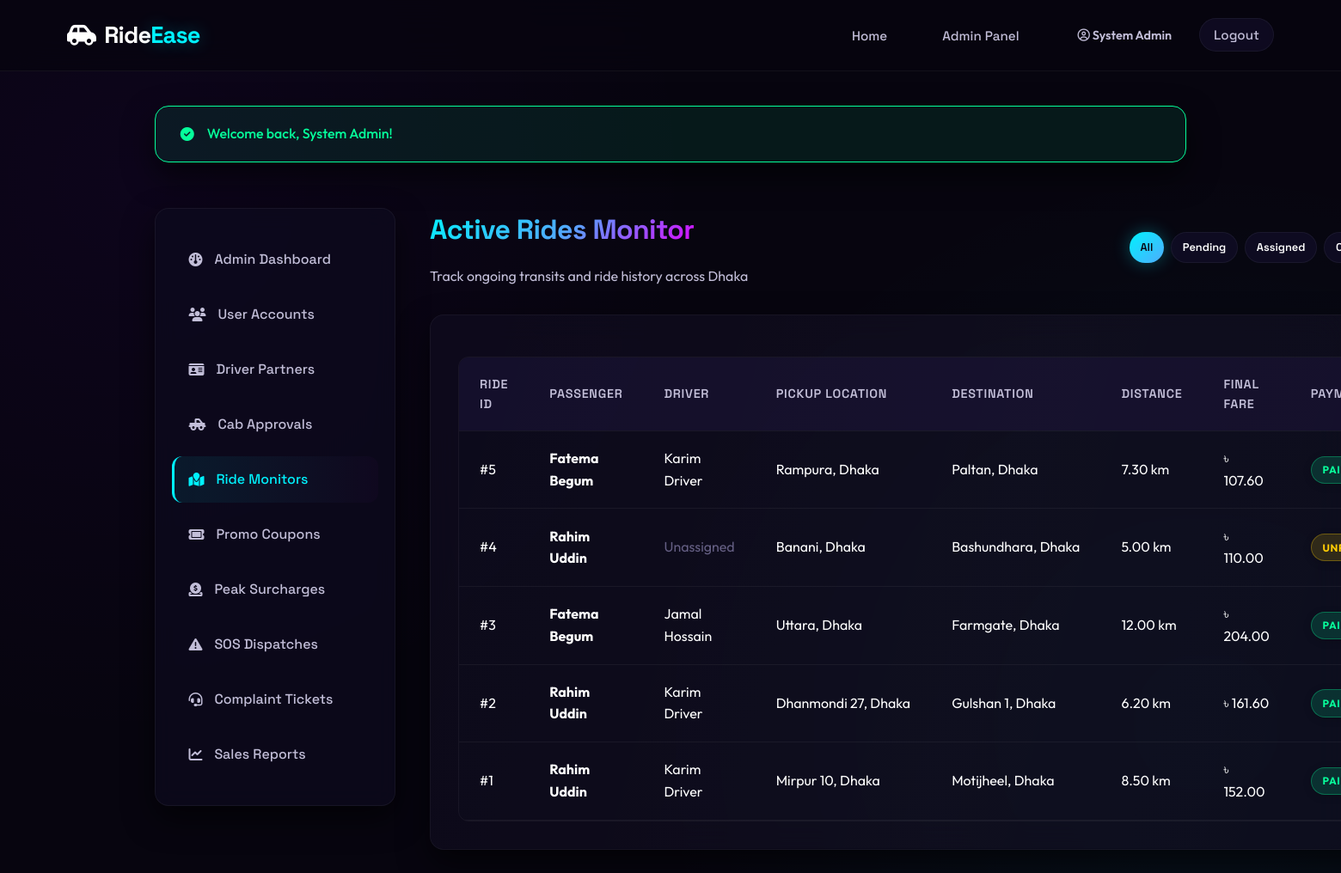
Screenshot of /admin/rides.php (signed in) with the database file from the repository.
### tables this page shows
CREATE TABLE IF NOT EXISTS rides (
    id INT AUTO_INCREMENT PRIMARY KEY,
    passenger_id INT NOT NULL,
    driver_id INT DEFAULT NULL,
    pickup_location VARCHAR(255) NOT NULL,
    destination VARCHAR(255) NOT NULL,
    distance_km DECIMAL(8,2) NOT NULL DEFAULT 0,
    base_fare DECIMAL(8,2) NOT NULL DEFAULT 50.00,
    peak_multiplier DECIMAL(3,2) NOT NULL DEFAULT 1.00,
    discount_amount DECIMAL(8,2) NOT NULL DEFAULT 0.00,
    final_fare DECIMAL(8,2) NOT NULL DEFAULT 0.00,
    status ENUM('pending','assigned','on_ride','completed','cancelled') NOT NULL DEFAULT 'pending',
    payment_method ENUM('cash','bkash','card') DEFAULT NULL,
    coupon_id INT DEFAULT NULL,
    created_at DATETIME NOT NULL DEFAULT CURRENT_TIMESTAMP,
    assigned_at DATETIME DEFAULT NULL,
    started_at DATETIME DEFAULT NULL,
    completed_at DATETIME DEFAULT NULL,
    FOREIGN KEY (passenger_id) REFERENCES users(id) ON DELETE CASCADE,
    FOREIGN KEY (driver_id) REFERENCES drivers(id) ON DELETE SET NULL,
    FOREIGN KEY (coupon_id) REFERENCES coupons(id) ON DELETE SET NULL
);

CREATE TABLE IF NOT EXISTS users (
    id INT AUTO_INCREMENT PRIMARY KEY,
    name VARCHAR(100) NOT NULL,
    email VARCHAR(150) NOT NULL UNIQUE,
    phone VARCHAR(20) NOT NULL,
    password_hash VARCHAR(255) NOT NULL,
    role ENUM('passenger','driver','admin') NOT NULL DEFAULT 'passenger',
    profile_pic VARCHAR(255) DEFAULT NULL,
    is_active TINYINT(1) NOT NULL DEFAULT 1,
    created_at DATETIME NOT NULL DEFAULT CURRENT_TIMESTAMP,
    updated_at DATETIME NOT NULL DEFAULT CURRENT_TIMESTAMP ON UPDATE CURRENT_TIMESTAMP
);

### config/session.php (called while the page is built, shortened)
<?php
function sanitize(string $input): string {
    return htmlspecialchars(trim($input), ENT_QUOTES, 'UTF-8');
}
function formatBDT(float $amount): string {
    return '৳ ' . number_format($amount, 2);
}

### admin/rides.php (the view, shortened to what this page needs)
<?php
require_once __DIR__ . '/../config/session.php';
$db = getDB();
$filter = sanitize($_GET['status'] ?? 'all');
try {
    $sql = "
        SELECT r.*, u1.name as passenger_name, u2.name as driver_name, p.status as payment_status
        FROM rides r
        JOIN users u1 ON r.passenger_id = u1.id
        LEFT JOIN drivers d ON r.driver_id = d.id
        LEFT JOIN users u2 ON d.user_id = u2.id
        LEFT JOIN payments p ON p.ride_id = r.id
    ";
    if ($filter !== 'all') {
        $sql .= " WHERE r.status = ?";
        $stmt = $db->prepare($sql . " ORDER BY r.id DESC");
        $stmt->execute([$filter]);
    } else {
        $stmt = $db->query($sql . " ORDER BY r.id DESC");
    }
    $rides = $stmt->fetchAll();
} catch (PDOException $e) {
    die("Error compiling rides monitor registry.");
}
require_once __DIR__ . '/../includes/header.php';
?>
<div class="dashboard-layout">
    <aside class="sidebar">
        <ul class="sidebar-menu">
            <li><a href="dashboard.php"><i class="fa-solid fa-gauge"></i> Admin Dashboard</a></li>
            <li><a href="users.php"><i class="fa-solid fa-users"></i> User Accounts</a></li>
            <li><a href="drivers.php"><i class="fa-solid fa-id-card"></i> Driver Partners</a></li>
            <li><a href="vehicles.php"><i class="fa-solid fa-truck-pickup"></i> Cab Approvals</a></li>
            <li><a href="rides.php" class="active"><i class="fa-solid fa-map-location"></i> Ride Monitors</a></li>
            <li><a href="coupons.php"><i class="fa-solid fa-ticket"></i> Promo Coupons</a></li>
            <li><a href="pricing.php"><i class="fa-solid fa-circle-dollar-to-slot"></i> Peak Surcharges</a></li>
            <li><a href="sos_alerts.php"><i class="fa-solid fa-triangle-exclamation"></i> SOS Dispatches</a></li>
            <li><a href="complaints.php"><i class="fa-solid fa-headset"></i> Complaint Tickets</a></li>
            <li><a href="reports.php"><i class="fa-solid fa-chart-line"></i> Sales Reports</a></li>
        </ul>
    </aside>
    <div class="dashboard-content">
        <div style="display:flex; justify-content:space-between; align-items:center; margin-bottom: 2rem;">
            <div>
                <h1 class="gradient-text">Active Rides Monitor</h1>
                <p class="text-secondary">Track ongoing transits and ride history across Dhaka</p>
            </div>
            <div style="display:flex; gap:8px; flex-wrap:wrap;">
                <a href="rides.php?status=all" class="btn <?php echo $filter === 'all' ? 'btn-primary' : 'btn-secondary'; ?>" style="padding:0.4rem 0.8rem; font-size:0.8rem;">All</a>
                <a href="rides.php?status=pending" class="btn <?php echo $filter === 'pending' ? 'btn-primary' : 'btn-secondary'; ?>" style="padding:0.4rem 0.8rem; font-size:0.8rem;">Pending</a>
                <a href="rides.php?status=assigned" class="btn <?php echo $filter === 'assigned' ? 'btn-primary' : 'btn-secondary'; ?>" style="padding:0.4rem 0.8rem; font-size:0.8rem;">Assigned</a>
                <a href="rides.php?status=on_ride" class="btn <?php echo $filter === 'on_ride' ? 'btn-primary' : 'btn-secondary'; ?>" style="padding:0.4rem 0.8rem; font-size:0.8rem;">On Ride</a>
            </div>
        </div>
        <div class="card">
            <div class="table-responsive">
                <table>
                    <thead>
                        <tr>
                            <th>Ride ID</th>
                            <th>Passenger</th>
                            <th>Driver</th>
                            <th>Pickup Location</th>
                            <th>Destination</th>
                            <th>Distance</th>
                            <th>Final Fare</th>
                            <th>Payment</th>
                        </tr>
                    </thead>
                    <tbody>
                        <?php if (empty($rides)): ?>
                            <tr>
                                <td colspan="9" class="text-center text-muted">No rides matching status criteria found.</td>
                            </tr>
                        <?php else: ?>
                            <?php foreach ($rides as $r): ?>
                                <tr>
                                    <td>#<?php echo $r['id']; ?></td>
                                    <td><strong><?php echo sanitize($r['passenger_name']); ?></strong></td>
                                    <td><?php echo $r['driver_name'] ? sanitize($r['driver_name']) : '<span class="text-muted">Unassigned</span>'; ?></td>
                                    <td><div style="max-width:180px; overflow:hidden; text-overflow:ellipsis; white-space:nowrap;" title="<?php echo sanitize($r['pickup_location']); ?>"><?php echo sanitize($r['pickup_location']); ?></div></td>
                                    <td><div style="max-width:180px; overflow:hidden; text-overflow:ellipsis; white-space:nowrap;" title="<?php echo sanitize($r['destination']); ?>"><?php echo sanitize($r['destination']); ?></div></td>
                                    <td><?php echo $r['distance_km']; ?> km</td>
                                    <td><?php echo formatBDT($r['final_fare']); ?></td>
                                    <td>
                                        <span class="badge <?php echo $r['payment_status'] === 'completed' ? 'badge-completed' : 'badge-pending'; ?>">
                                            <?php echo $r['payment_status'] === 'completed' ? 'Paid' : 'Unpaid'; ?>
                                        </span>
                                    </td>
                                </tr>
                            <?php endforeach; ?>
                        <?php endif; ?>
                    </tbody>
                </table>
            </div>
        </div>
    </div>
</div>

### rows the page displays
rides: id "5", passenger.name "Fatema Begum", users.name "Karim Driver", pickup_location "Rampura, Dhaka", destination "Paltan, Dhaka", distance_km "7.30", final_fare "৳ 107.60", shows "PAID"
rides: id "4", passenger.name "Rahim Uddin", shows "Unassigned", pickup_location "Banani, Dhaka", destination "Bashundhara, Dhaka", distance_km "5.00", final_fare "৳ 110.00", shows "UNPAID"
rides: id "3", passenger.name "Fatema Begum", users.name "Jamal Hossain", pickup_location "Uttara, Dhaka", destination "Farmgate, Dhaka", distance_km "12.00", final_fare "৳ 204.00", shows "PAID"
rides: id "2", passenger.name "Rahim Uddin", users.name "Karim Driver", pickup_location "Dhanmondi 27, Dhaka", destination "Gulshan 1, Dhaka", distance_km "6.20", final_fare "৳ 161.60", shows "PAID"
rides: id "1", passenger.name "Rahim Uddin", users.name "Karim Driver", pickup_location "Mirpur 10, Dhaka", destination "Motijheel, Dhaka", distance_km "8.50", final_fare "৳ 152.00", shows "PAID"

### other values shown
currentUserName() "System Admin"
$flash['message'] "Welcome back, System Admin!"
